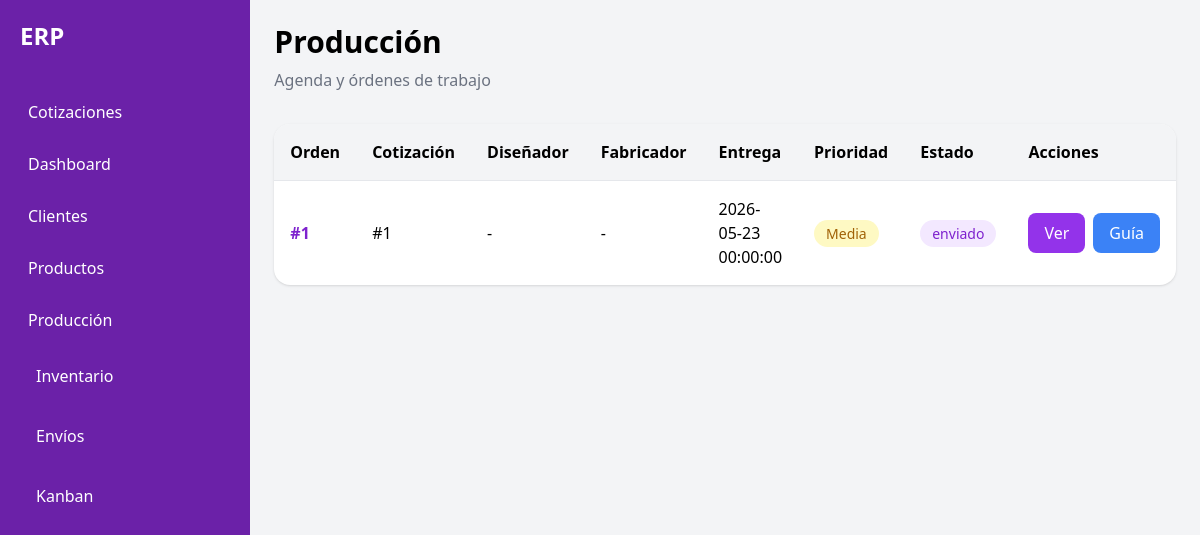
The page /production/ on the database as committed earlier.
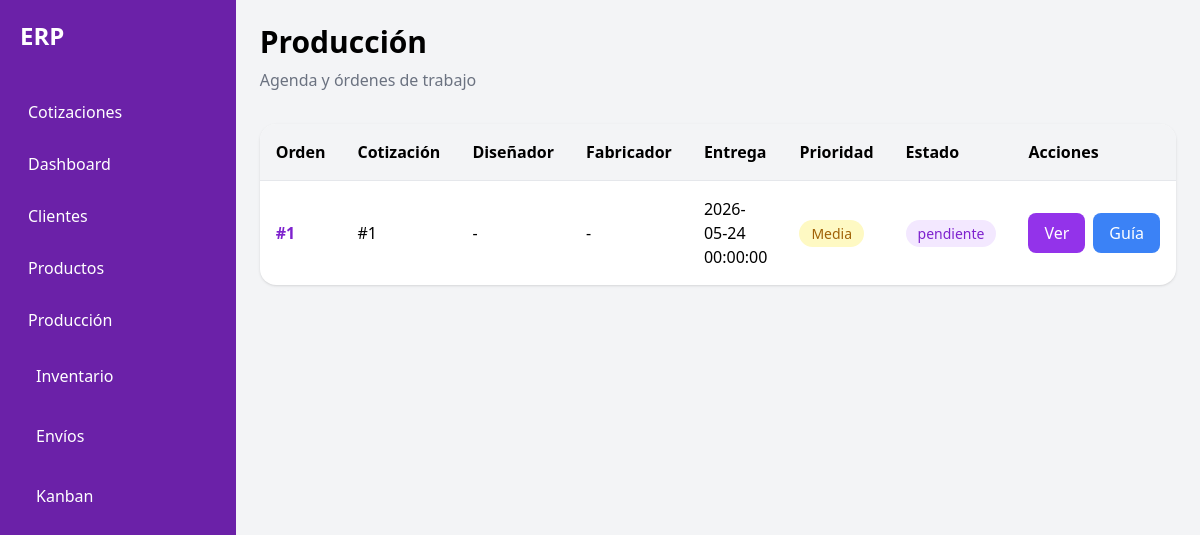
The same page on the database as committed later.
### app/models/production_order.py (models this page shows)
class ProductionOrder(Base):
    __tablename__ = "production_orders"
    id = Column(
        Integer,
        primary_key=True
    )
    quotation_id = Column(
        Integer,
        ForeignKey("quotations.id")
    )
    delivery_date = Column(Date)
    priority = Column(
        String,
        default="media"
    )
    designer = Column(String)
    fabricator = Column(String)
    priority = Column(String)
    status = Column(String)
    observations = Column(String)
    delivery_date = Column(DateTime)
    created_at = Column(
        DateTime,
        default=datetime.utcnow
    )
    quotation = relationship("Quotation")

### app/routes/production.py (the view)
@router.get(
    "/",
    response_class=HTMLResponse
)
async def production_page(
    request: Request,
    db: Session = Depends(get_db)
):
    orders = db.query(
     ProductionOrder
    ).order_by(
       ProductionOrder.delivery_date.asc()
     ).all()
    return templates.TemplateResponse(
        request=request,
        name="production.html",
        context={
            "orders": orders
        }
    )

### app/templates/production.html
{% extends 'base.html' %}
{% block content %}
<div class="flex justify-between items-center mb-8">
    <div>
        <h1 class="text-3xl font-bold">
            Producción
        </h1>
        <p class="text-gray-500 mt-2">
            Agenda y órdenes de trabajo
        </p>
    </div>
</div>
<div class="bg-white rounded-2xl shadow overflow-hidden">
    <table class="w-full">
        <thead class="bg-gray-100">
            <tr>
                <th class="text-left p-4">
                    Orden
                </th>
                <th class="text-left p-4">
                    Cotización
                </th>
                <th class="text-left p-4">
                    Diseñador
                </th>
                <th class="text-left p-4">
                    Fabricador
                </th>
                <th class="text-left p-4">
                    Entrega
                </th>
                <th class="text-left p-4">
                    Prioridad
                </th>
                <th class="text-left p-4">
                    Estado
                </th>
                <th class="text-left p-4">
                    Acciones
                </th>
            </tr>
        </thead>
        <tbody>
            {% for order in orders %}
            <tr class="border-t">
                <td class="p-4 font-bold">
                    <a
                        href="/production/{{ order.id }}"
                        class="text-purple-700 hover:underline"
                    >
                        #{{ order.id }}
                    </a>
                </td>
                <td class="p-4">
                    #{{ order.quotation_id }}
                </td>
                <td class="p-4">
                    {{ order.designer or '-' }}
                </td>
                <td class="p-4">
                    {{ order.fabricator or '-' }}
                </td>
                <td class="p-4">
                    {% if order.delivery_date %}
                        {{ order.delivery_date }}
                    {% else %}
                        -
                    {% endif %}
                </td>
                <td class="p-4">
                    {% if order.priority == 'alta' %}
                    <span class="bg-red-100 text-red-700 px-3 py-1 rounded-full text-sm">
                        Alta
                    </span>
                    {% elif order.priority == 'media' %}
                    <span class="bg-yellow-100 text-yellow-700 px-3 py-1 rounded-full text-sm">
                        Media
                    </span>
                    {% else %}
                    <span class="bg-green-100 text-green-700 px-3 py-1 rounded-full text-sm">
                        Baja
                    </span>
                    {% endif %}
                </td>
                <td class="p-4">
                    <span class="bg-purple-100 text-purple-700 px-3 py-1 rounded-full text-sm">
                        {{ order.status }}
                    </span>
                </td>
                <td class="p-4">
                    <div class="flex gap-2">
                        <a
                            href="/production/{{ order.id }}"
                            class="bg-purple-600 hover:bg-purple-700 text-white px-4 py-2 rounded-lg"
                        >
                            Ver
                        </a>
                        <a
                            href="/shipments/new/{{ order.quotation_id }}"
                            class="bg-blue-500 hover:bg-blue-600 text-white px-4 py-2 rounded-lg"
                        >
                            Guía
                        </a>
                    </div>
                </td>
            </tr>
            {% endfor %}
        </tbody>
    </table>
</div>
{% endblock %}

Rows that differ between the two databases and show on the page:
changed ProductionOrder id 1: delivery_date "2026-05-23 00:00:00" → "2026-05-24 00:00:00"; status "enviado" → "pendiente"
